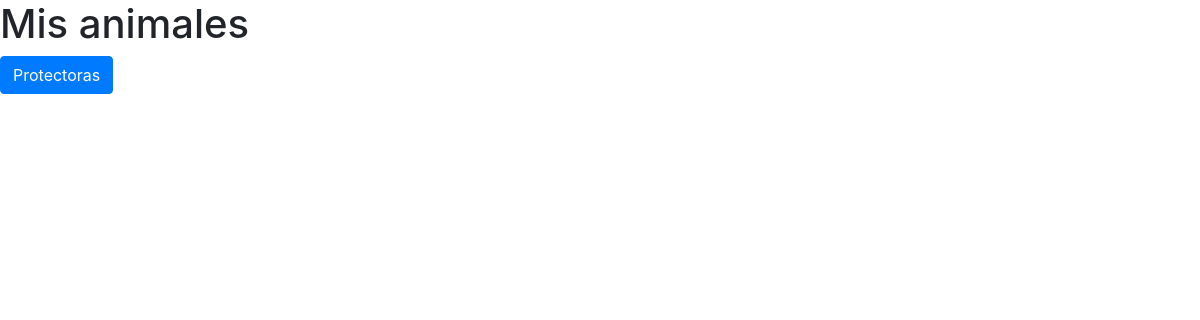
Before: / with the older database file.
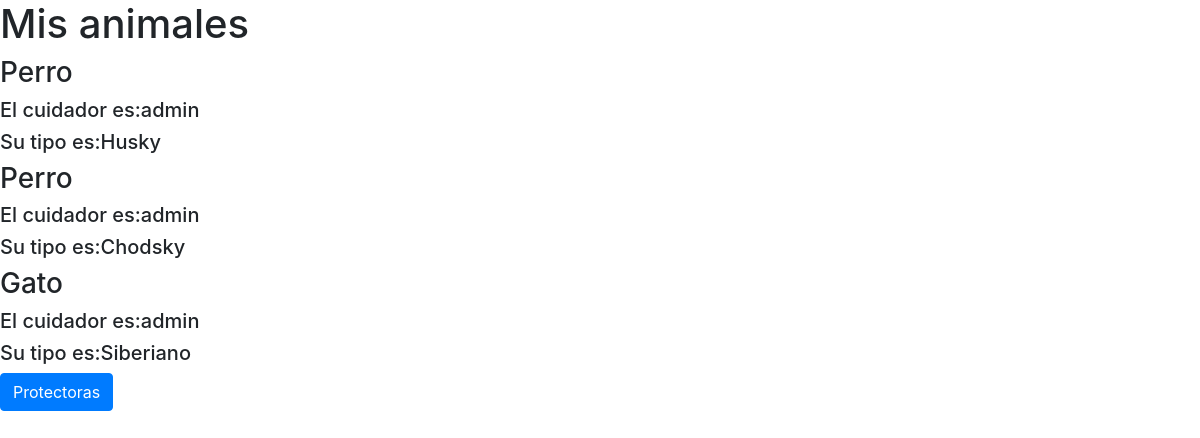
After: the same page with the newer database file.
### app_animales/models.py (models this page shows, shortened)
class Animal(models.Model):
    cuidador = models.ForeignKey(settings.AUTH_USER_MODEL, on_delete=models.CASCADE)
    nombre = models.CharField(max_length=50)
    tipo = models.CharField(max_length=50)

### app_animales/views.py (the view)
# urls.py: path('', views.animal_list, name ='animal_list'),
def animal_list(request):
    animales = Animal.objects.all()
    return render(request,'animales/animal_list.html',{'animal_mostrar':animales})

### app_animales/templates/animales/animal_list.html (shortened to what this page needs)
<html>
    <head>
        <link rel="stylesheet" href="https://maxcdn.bootstrapcdn.com/bootstrap/4.5.2/css/bootstrap.min.css">
    </head>
    <body>
        <h1>Mis animales</h1>
            {% for animal in animal_mostrar%}
                <article>
                    <h3>{{animal.nombre}}</h3>
                    <h5>El cuidador es:{{ animal.cuidador}}</h5>
                    <h5>Su tipo es:{{ animal.tipo}}</h5>
                </article>
            {% endfor %}
            <a href="/protectoras" class="btn btn-primary">Protectoras</a>
        </body>
    </html>

Changed rows visible on the page:
added Animal: nombre "Perro", cuidador "admin", tipo "Husky"
added Animal: nombre "Perro", cuidador "admin", tipo "Chodsky"
added Animal: nombre "Gato", cuidador "admin", tipo "Siberiano"
